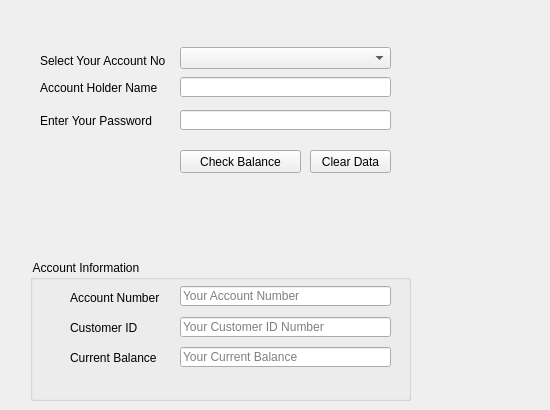
          <widget class="QWidget" name="tab_6">
           <attribute name="title">
            <string>Check Balance</string>
           </attribute>
           <widget class="QLineEdit" name="CheckAccBalance_AccName">
            <property name="geometry">
             <rect>
              <x>180</x>
              <y>77</y>
              <width>211</width>
              <height>20</height>
             </rect>
            </property>
            <property name="frame">
             <bool>true</bool>
            </property>
            <property name="readOnly">
             <bool>true</bool>
            </property>
           </widget>
           <widget class="QComboBox" name="CheckAccBalance_AccNum">
            <property name="geometry">
             <rect>
              <x>180</x>
              <y>47</y>
              <width>211</width>
              <height>22</height>
             </rect>
            </property>
           </widget>
           <widget class="QLabel" name="label_36">
            <property name="geometry">
             <rect>
              <x>40</x>
              <y>53</y>
              <width>131</width>
              <height>16</height>
             </rect>
            </property>
            <property name="text">
             <string>Select Your Account No</string>
            </property>
           </widget>
           <widget class="QLabel" name="label_37">
            <property name="geometry">
             <rect>
              <x>40</x>
              <y>80</y>
              <width>131</width>
              <height>16</height>
             </rect>
            </property>
            <property name="text">
             <string>Account Holder Name</string>
            </property>
           </widget>
           <widget class="QLabel" name="label_38">
            <property name="geometry">
             <rect>
              <x>40</x>
              <y>113</y>
              <width>131</width>
              <height>16</height>
             </rect>
            </property>
            <property name="text">
             <string>Enter Your Password</string>
            </property>
           </widget>
           <widget class="QLineEdit" name="CheckAccBalance_AccPassword">
            <property name="geometry">
             <rect>
              <x>180</x>
              <y>110</y>
              <width>211</width>
              <height>20</height>
             </rect>
            </property>
            <property name="text">
             <string/>
            </property>
            <property name="frame">
             <bool>true</bool>
            </property>
            <property name="echoMode">
             <enum>QLineEdit::Password</enum>
            </property>
            <property name="readOnly">
             <bool>false</bool>
            </property>
           </widget>
           <widget class="QPushButton" name="CheckAccBalance_PushButton">
            <property name="geometry">
             <rect>
              <x>180</x>
              <y>150</y>
              <width>121</width>
              <height>23</height>
             </rect>
            </property>
            <property name="text">
             <string>Check Balance</string>
            </property>
           </widget>
           <widget class="QPushButton" name="CheckAccBalance_Clear_PushButton">
            <property name="geometry">
             <rect>
              <x>310</x>
              <y>150</y>
              <width>81</width>
              <height>23</height>
             </rect>
            </property>
            <property name="text">
             <string>Clear Data</string>
            </property>
           </widget>
           <widget class="QGroupBox" name="groupBox_5">
            <property name="geometry">
             <rect>
              <x>30</x>
              <y>260</y>
              <width>381</width>
              <height>141</height>
             </rect>
            </property>
            <property name="title">
             <string> Account Information</string>
            </property>
            <widget class="QLabel" name="label_8">
             <property name="geometry">
              <rect>
               <x>40</x>
               <y>30</y>
               <width>121</width>
               <height>16</height>
              </rect>
             </property>
             <property name="text">
              <string>Account Number</string>
             </property>
            </widget>
            <widget class="QLabel" name="label_9">
             <property name="geometry">
              <rect>
               <x>40</x>
               <y>60</y>
               <width>121</width>
               <height>16</height>
              </rect>
             </property>
             <property name="text">
              <string>Customer ID</string>
             </property>
            </widget>
            <widget class="QLabel" name="label_10">
             <property name="geometry">
              <rect>
               <x>40</x>
               <y>90</y>
               <width>121</width>
               <height>16</height>
              </rect>
             </property>
             <property name="text">
              <string>Current Balance</string>
             </property>
            </widget>
            <widget class="QLineEdit" name="CheckAccBalance_ShowAccNum">
             <property name="geometry">
              <rect>
               <x>150</x>
               <y>26</y>
               <width>211</width>
               <height>20</height>
              </rect>
             </property>
             <property name="frame">
              <bool>true</bool>
             </property>
             <property name="readOnly">
              <bool>true</bool>
             </property>
             <property name="placeholderText">
              <string>Your Account Number</string>
             </property>
            </widget>
            <widget class="QLineEdit" name="CheckAccBalance_ShowCIDNum">
             <property name="geometry">
              <rect>
               <x>150</x>
               <y>57</y>
               <width>211</width>
               <height>20</height>
              </rect>
             </property>
             <property name="frame">
              <bool>true</bool>
             </property>
             <property name="readOnly">
              <bool>true</bool>
             </property>
             <property name="placeholderText">
              <string>Your Customer ID Number</string>
             </property>
            </widget>
            <widget class="QLineEdit" name="CheckAccBalance_ShowAccBalance">
             <property name="geometry">
              <rect>
               <x>150</x>
               <y>87</y>
               <width>211</width>
               <height>20</height>
              </rect>
             </property>
             <property name="frame">
              <bool>true</bool>
             </property>
             <property name="readOnly">
              <bool>true</bool>
             </property>
             <property name="placeholderText">
              <string>Your Current Balance</string>
             </property>
            </widget>
           </widget>
           <widget class="QLabel" name="CheckAccInfo_ErrorLabel">
            <property name="enabled">
             <bool>false</bool>
            </property>
            <property name="geometry">
             <rect>
              <x>40</x>
              <y>200</y>
              <width>501</width>
              <height>41</height>
             </rect>
            </property>
            <property name="font">
             <font>
              <family>Courier New</family>
              <pointsize>8</pointsize>
             </font>
            </property>
            <property name="text">
             <string/>
            </property>
            <property name="alignment">
             <set>Qt::AlignCenter</set>
            </property>
           </widget>
          </widget>
